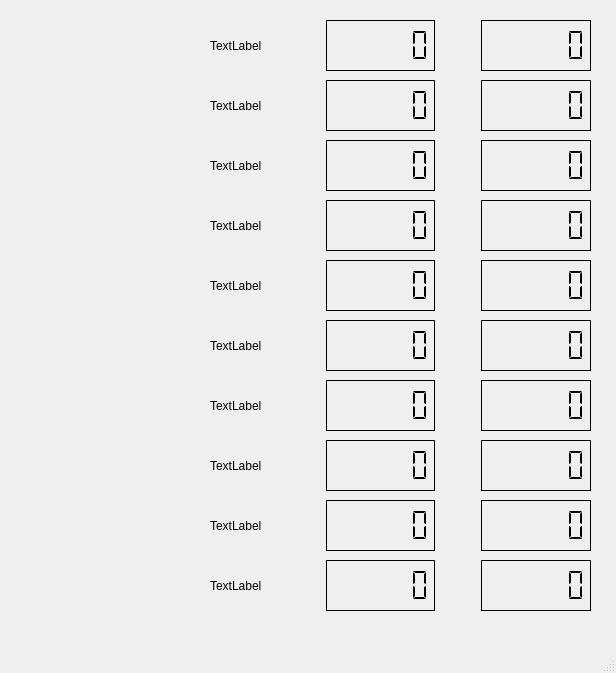
<?xml version="1.0" encoding="UTF-8"?>
<ui version="4.0">
 <class>InstrumentsWindow</class>
 <widget class="QMainWindow" name="InstrumentsWindow">
  <property name="geometry">
   <rect>
    <x>0</x>
    <y>0</y>
    <width>616</width>
    <height>673</height>
   </rect>
  </property>
  <property name="windowTitle">
   <string>MainWindow</string>
  </property>
  <widget class="QWidget" name="centralwidget">
   <widget class="QWidget" name="layoutWidget">
    <property name="geometry">
     <rect>
      <x>210</x>
      <y>20</y>
      <width>381</width>
      <height>51</height>
     </rect>
    </property>
    <layout class="QGridLayout" name="gridLayout_3">
     <item row="0" column="2">
      <spacer name="horizontalSpacer">
       <property name="orientation">
        <enum>Qt::Horizontal</enum>
       </property>
       <property name="sizeType">
        <enum>QSizePolicy::Fixed</enum>
       </property>
       <property name="sizeHint" stdset="0">
        <size>
         <width>40</width>
         <height>20</height>
        </size>
       </property>
      </spacer>
     </item>
     <item row="0" column="3">
      <widget class="QLCDNumber" name="lcdNumber_0_A">
       <property name="font">
        <font>
         <family>HP Simplified</family>
         <pointsize>10</pointsize>
         <weight>9</weight>
         <italic>false</italic>
         <bold>false</bold>
        </font>
       </property>
       <property name="autoFillBackground">
        <bool>true</bool>
       </property>
       <property name="styleSheet">
        <string notr="true">font: 75 10pt &quot;HP Simplified&quot;;</string>
       </property>
       <property name="frameShape">
        <enum>QFrame::Box</enum>
       </property>
       <property name="frameShadow">
        <enum>QFrame::Plain</enum>
       </property>
       <property name="lineWidth">
        <number>1</number>
       </property>
       <property name="midLineWidth">
        <number>0</number>
       </property>
       <property name="smallDecimalPoint">
        <bool>false</bool>
       </property>
       <property name="digitCount">
        <number>6</number>
       </property>
       <property name="segmentStyle">
        <enum>QLCDNumber::Flat</enum>
       </property>
      </widget>
     </item>
     <item row="0" column="1">
      <widget class="QLCDNumber" name="lcdNumber_0_B">
       <property name="font">
        <font>
         <family>HP Simplified</family>
         <pointsize>10</pointsize>
         <weight>9</weight>
         <italic>false</italic>
         <bold>false</bold>
        </font>
       </property>
       <property name="autoFillBackground">
        <bool>true</bool>
       </property>
       <property name="styleSheet">
        <string notr="true">font: 75 10pt &quot;HP Simplified&quot;;</string>
       </property>
       <property name="frameShape">
        <enum>QFrame::Box</enum>
       </property>
       <property name="frameShadow">
        <enum>QFrame::Plain</enum>
       </property>
       <property name="lineWidth">
        <number>1</number>
       </property>
       <property name="midLineWidth">
        <number>0</number>
       </property>
       <property name="smallDecimalPoint">
        <bool>false</bool>
       </property>
       <property name="digitCount">
        <number>6</number>
       </property>
       <property name="segmentStyle">
        <enum>QLCDNumber::Flat</enum>
       </property>
      </widget>
     </item>
     <item row="0" column="0">
      <widget class="QLabel" name="label">
       <property name="text">
        <string>TextLabel</string>
       </property>
      </widget>
     </item>
    </layout>
   </widget>
   <widget class="QWidget" name="layoutWidget">
    <property name="geometry">
     <rect>
      <x>210</x>
      <y>80</y>
      <width>381</width>
      <height>51</height>
     </rect>
    </property>
    <layout class="QGridLayout" name="gridLayout_4">
     <item row="0" column="1">
      <widget class="QLCDNumber" name="lcdNumber_1_B">
       <property name="font">
        <font>
         <family>HP Simplified</family>
         <pointsize>10</pointsize>
         <weight>9</weight>
         <italic>false</italic>
         <bold>false</bold>
        </font>
       </property>
       <property name="autoFillBackground">
        <bool>true</bool>
       </property>
       <property name="styleSheet">
        <string notr="true">font: 75 10pt &quot;HP Simplified&quot;;</string>
       </property>
       <property name="frameShape">
        <enum>QFrame::Box</enum>
       </property>
       <property name="frameShadow">
        <enum>QFrame::Plain</enum>
       </property>
       <property name="lineWidth">
        <number>1</number>
       </property>
       <property name="midLineWidth">
        <number>0</number>
       </property>
       <property name="smallDecimalPoint">
        <bool>false</bool>
       </property>
       <property name="digitCount">
        <number>6</number>
       </property>
       <property name="segmentStyle">
        <enum>QLCDNumber::Flat</enum>
       </property>
      </widget>
     </item>
     <item row="0" column="2">
      <spacer name="horizontalSpacer_2">
       <property name="orientation">
        <enum>Qt::Horizontal</enum>
       </property>
       <property name="sizeType">
        <enum>QSizePolicy::Fixed</enum>
       </property>
       <property name="sizeHint" stdset="0">
        <size>
         <width>40</width>
         <height>20</height>
        </size>
       </property>
      </spacer>
     </item>
     <item row="0" column="3">
      <widget class="QLCDNumber" name="lcdNumber_1_A">
       <property name="font">
        <font>
         <family>HP Simplified</family>
         <pointsize>10</pointsize>
         <weight>9</weight>
         <italic>false</italic>
         <bold>false</bold>
        </font>
       </property>
       <property name="autoFillBackground">
        <bool>true</bool>
       </property>
       <property name="styleSheet">
        <string notr="true">font: 75 10pt &quot;HP Simplified&quot;;</string>
       </property>
       <property name="frameShape">
        <enum>QFrame::Box</enum>
       </property>
       <property name="frameShadow">
        <enum>QFrame::Plain</enum>
       </property>
       <property name="lineWidth">
        <number>1</number>
       </property>
       <property name="midLineWidth">
        <number>0</number>
       </property>
       <property name="smallDecimalPoint">
        <bool>false</bool>
       </property>
       <property name="digitCount">
        <number>6</number>
       </property>
       <property name="segmentStyle">
        <enum>QLCDNumber::Flat</enum>
       </property>
      </widget>
     </item>
     <item row="0" column="0">
      <widget class="QLabel" name="label_2">
       <property name="text">
        <string>TextLabel</string>
       </property>
      </widget>
     </item>
    </layout>
   </widget>
   <widget class="QWidget" name="layoutWidget">
    <property name="geometry">
     <rect>
      <x>210</x>
      <y>140</y>
      <width>381</width>
      <height>51</height>
     </rect>
    </property>
    <layout class="QGridLayout" name="gridLayout_5">
     <item row="0" column="1">
      <widget class="QLCDNumber" name="lcdNumber_2_B">
       <property name="font">
        <font>
         <family>HP Simplified</family>
         <pointsize>10</pointsize>
         <weight>9</weight>
         <italic>false</italic>
         <bold>false</bold>
        </font>
       </property>
       <property name="autoFillBackground">
        <bool>true</bool>
       </property>
       <property name="styleSheet">
        <string notr="true">font: 75 10pt &quot;HP Simplified&quot;;</string>
       </property>
       <property name="frameShape">
        <enum>QFrame::Box</enum>
       </property>
       <property name="frameShadow">
        <enum>QFrame::Plain</enum>
       </property>
       <property name="lineWidth">
        <number>1</number>
       </property>
       <property name="midLineWidth">
        <number>0</number>
       </property>
       <property name="smallDecimalPoint">
        <bool>false</bool>
       </property>
       <property name="digitCount">
        <number>6</number>
       </property>
       <property name="segmentStyle">
        <enum>QLCDNumber::Flat</enum>
       </property>
      </widget>
     </item>
     <item row="0" column="2">
      <spacer name="horizontalSpacer_3">
       <property name="orientation">
        <enum>Qt::Horizontal</enum>
       </property>
       <property name="sizeType">
        <enum>QSizePolicy::Fixed</enum>
       </property>
       <property name="sizeHint" stdset="0">
        <size>
         <width>40</width>
         <height>20</height>
        </size>
       </property>
      </spacer>
     </item>
     <item row="0" column="3">
      <widget class="QLCDNumber" name="lcdNumber_2_A">
       <property name="font">
        <font>
         <family>HP Simplified</family>
         <pointsize>10</pointsize>
         <weight>9</weight>
         <italic>false</italic>
         <bold>false</bold>
        </font>
       </property>
       <property name="autoFillBackground">
        <bool>true</bool>
       </property>
       <property name="styleSheet">
        <string notr="true">font: 75 10pt &quot;HP Simplified&quot;;</string>
       </property>
       <property name="frameShape">
        <enum>QFrame::Box</enum>
       </property>
       <property name="frameShadow">
        <enum>QFrame::Plain</enum>
       </property>
       <property name="lineWidth">
        <number>1</number>
       </property>
       <property name="midLineWidth">
        <number>0</number>
       </property>
       <property name="smallDecimalPoint">
        <bool>false</bool>
       </property>
       <property name="digitCount">
        <number>6</number>
       </property>
       <property name="segmentStyle">
        <enum>QLCDNumber::Flat</enum>
       </property>
      </widget>
     </item>
     <item row="0" column="0">
      <widget class="QLabel" name="label_3">
       <property name="text">
        <string>TextLabel</string>
       </property>
      </widget>
     </item>
    </layout>
   </widget>
   <widget class="QWidget" name="layoutWidget">
    <property name="geometry">
     <rect>
      <x>210</x>
      <y>200</y>
      <width>381</width>
      <height>51</height>
     </rect>
    </property>
    <layout class="QGridLayout" name="gridLayout_6">
     <item row="0" column="1">
      <widget class="QLCDNumber" name="lcdNumber_3_B">
       <property name="font">
        <font>
         <family>HP Simplified</family>
         <pointsize>10</pointsize>
         <weight>9</weight>
         <italic>false</italic>
         <bold>false</bold>
        </font>
       </property>
       <property name="autoFillBackground">
        <bool>true</bool>
       </property>
       <property name="styleSheet">
        <string notr="true">font: 75 10pt &quot;HP Simplified&quot;;</string>
       </property>
       <property name="frameShape">
        <enum>QFrame::Box</enum>
       </property>
       <property name="frameShadow">
        <enum>QFrame::Plain</enum>
       </property>
       <property name="lineWidth">
        <number>1</number>
       </property>
       <property name="midLineWidth">
        <number>0</number>
       </property>
       <property name="smallDecimalPoint">
        <bool>false</bool>
       </property>
       <property name="digitCount">
        <number>6</number>
       </property>
       <property name="segmentStyle">
        <enum>QLCDNumber::Flat</enum>
       </property>
      </widget>
     </item>
     <item row="0" column="3">
      <widget class="QLCDNumber" name="lcdNumber_3_A">
       <property name="font">
        <font>
         <family>HP Simplified</family>
         <pointsize>10</pointsize>
         <weight>9</weight>
         <italic>false</italic>
         <bold>false</bold>
        </font>
       </property>
       <property name="autoFillBackground">
        <bool>true</bool>
       </property>
       <property name="styleSheet">
        <string notr="true">font: 75 10pt &quot;HP Simplified&quot;;</string>
       </property>
       <property name="frameShape">
        <enum>QFrame::Box</enum>
       </property>
       <property name="frameShadow">
        <enum>QFrame::Plain</enum>
       </property>
       <property name="lineWidth">
        <number>1</number>
       </property>
       <property name="midLineWidth">
        <number>0</number>
       </property>
       <property name="smallDecimalPoint">
        <bool>false</bool>
       </property>
       <property name="digitCount">
        <number>6</number>
       </property>
       <property name="segmentStyle">
        <enum>QLCDNumber::Flat</enum>
       </property>
      </widget>
     </item>
     <item row="0" column="2">
      <spacer name="horizontalSpacer_4">
       <property name="orientation">
        <enum>Qt::Horizontal</enum>
       </property>
       <property name="sizeType">
        <enum>QSizePolicy::Fixed</enum>
       </property>
       <property name="sizeHint" stdset="0">
        <size>
         <width>40</width>
         <height>20</height>
        </size>
       </property>
      </spacer>
     </item>
     <item row="0" column="0">
      <widget class="QLabel" name="label_4">
       <property name="text">
        <string>TextLabel</string>
       </property>
      </widget>
     </item>
    </layout>
   </widget>
   <widget class="QWidget" name="layoutWidget">
    <property name="geometry">
     <rect>
      <x>210</x>
      <y>260</y>
      <width>381</width>
      <height>51</height>
     </rect>
    </property>
    <layout class="QGridLayout" name="gridLayout_7">
     <item row="0" column="3">
      <widget class="QLCDNumber" name="lcdNumber_4_A">
       <property name="font">
        <font>
         <family>HP Simplified</family>
         <pointsize>10</pointsize>
         <weight>9</weight>
         <italic>false</italic>
         <bold>false</bold>
        </font>
       </property>
       <property name="autoFillBackground">
        <bool>true</bool>
       </property>
       <property name="styleSheet">
        <string notr="true">font: 75 10pt &quot;HP Simplified&quot;;</string>
       </property>
       <property name="frameShape">
        <enum>QFrame::Box</enum>
       </property>
       <property name="frameShadow">
        <enum>QFrame::Plain</enum>
       </property>
       <property name="lineWidth">
        <number>1</number>
       </property>
       <property name="midLineWidth">
        <number>0</number>
       </property>
       <property name="smallDecimalPoint">
        <bool>false</bool>
       </property>
       <property name="digitCount">
        <number>6</number>
       </property>
       <property name="segmentStyle">
        <enum>QLCDNumber::Flat</enum>
       </property>
      </widget>
     </item>
     <item row="0" column="2">
      <spacer name="horizontalSpacer_5">
       <property name="orientation">
        <enum>Qt::Horizontal</enum>
       </property>
       <property name="sizeType">
        <enum>QSizePolicy::Fixed</enum>
       </property>
       <property name="sizeHint" stdset="0">
        <size>
         <width>40</width>
         <height>20</height>
        </size>
       </property>
      </spacer>
     </item>
     <item row="0" column="1">
      <widget class="QLCDNumber" name="lcdNumber_4_B">
       <property name="font">
        <font>
         <family>HP Simplified</family>
         <pointsize>10</pointsize>
         <weight>9</weight>
         <italic>false</italic>
         <bold>false</bold>
        </font>
       </property>
       <property name="autoFillBackground">
        <bool>true</bool>
       </property>
       <property name="styleSheet">
        <string notr="true">font: 75 10pt &quot;HP Simplified&quot;;</string>
       </property>
       <property name="frameShape">
        <enum>QFrame::Box</enum>
       </property>
       <property name="frameShadow">
        <enum>QFrame::Plain</enum>
       </property>
       <property name="lineWidth">
        <number>1</number>
       </property>
       <property name="midLineWidth">
        <number>0</number>
       </property>
       <property name="smallDecimalPoint">
        <bool>false</bool>
       </property>
       <property name="digitCount">
        <number>6</number>
       </property>
       <property name="segmentStyle">
        <enum>QLCDNumber::Flat</enum>
       </property>
      </widget>
     </item>
     <item row="0" column="0">
      <widget class="QLabel" name="label_5">
       <property name="text">
        <string>TextLabel</string>
       </property>
      </widget>
     </item>
    </layout>
   </widget>
   <widget class="QWidget" name="layoutWidget">
    <property name="geometry">
     <rect>
      <x>210</x>
      <y>320</y>
      <width>381</width>
      <height>51</height>
     </rect>
    </property>
    <layout class="QGridLayout" name="gridLayout_8">
     <item row="0" column="3">
      <widget class="QLCDNumber" name="lcdNumber_5_A">
       <property name="font">
        <font>
         <family>HP Simplified</family>
         <pointsize>10</pointsize>
         <weight>9</weight>
         <italic>false</italic>
         <bold>false</bold>
        </font>
       </property>
       <property name="autoFillBackground">
        <bool>true</bool>
       </property>
       <property name="styleSheet">
        <string notr="true">font: 75 10pt &quot;HP Simplified&quot;;</string>
       </property>
       <property name="frameShape">
        <enum>QFrame::Box</enum>
       </property>
       <property name="frameShadow">
        <enum>QFrame::Plain</enum>
       </property>
       <property name="lineWidth">
        <number>1</number>
       </property>
       <property name="midLineWidth">
        <number>0</number>
       </property>
       <property name="smallDecimalPoint">
        <bool>false</bool>
       </property>
       <property name="digitCount">
        <number>6</number>
       </property>
       <property name="segmentStyle">
        <enum>QLCDNumber::Flat</enum>
       </property>
      </widget>
     </item>
     <item row="0" column="2">
      <spacer name="horizontalSpacer_6">
       <property name="orientation">
        <enum>Qt::Horizontal</enum>
       </property>
       <property name="sizeType">
        <enum>QSizePolicy::Fixed</enum>
       </property>
       <property name="sizeHint" stdset="0">
        <size>
         <width>40</width>
         <height>20</height>
        </size>
       </property>
      </spacer>
     </item>
     <item row="0" column="1">
      <widget class="QLCDNumber" name="lcdNumber_5_B">
       <property name="font">
        <font>
         <family>HP Simplified</family>
         <pointsize>10</pointsize>
         <weight>9</weight>
         <italic>false</italic>
         <bold>false</bold>
        </font>
       </property>
       <property name="autoFillBackground">
        <bool>true</bool>
       </property>
       <property name="styleSheet">
        <string notr="true">font: 75 10pt &quot;HP Simplified&quot;;</string>
       </property>
       <property name="frameShape">
        <enum>QFrame::Box</enum>
       </property>
       <property name="frameShadow">
        <enum>QFrame::Plain</enum>
       </property>
       <property name="lineWidth">
        <number>1</number>
       </property>
       <property name="midLineWidth">
        <number>0</number>
       </property>
       <property name="smallDecimalPoint">
        <bool>false</bool>
       </property>
       <property name="digitCount">
        <number>6</number>
       </property>
       <property name="segmentStyle">
        <enum>QLCDNumber::Flat</enum>
       </property>
      </widget>
     </item>
     <item row="0" column="0">
      <widget class="QLabel" name="label_6">
       <property name="text">
        <string>TextLabel</string>
       </property>
      </widget>
     </item>
    </layout>
   </widget>
   <widget class="QWidget" name="layoutWidget">
    <property name="geometry">
     <rect>
      <x>210</x>
      <y>380</y>
      <width>381</width>
      <height>51</height>
     </rect>
    </property>
    <layout class="QGridLayout" name="gridLayout_9">
     <item row="0" column="2">
      <spacer name="horizontalSpacer_7">
       <property name="orientation">
        <enum>Qt::Horizontal</enum>
       </property>
       <property name="sizeType">
        <enum>QSizePolicy::Fixed</enum>
       </property>
       <property name="sizeHint" stdset="0">
        <size>
         <width>40</width>
         <height>20</height>
        </size>
       </property>
      </spacer>
     </item>
     <item row="0" column="3">
      <widget class="QLCDNumber" name="lcdNumber_6_A">
       <property name="font">
        <font>
         <family>HP Simplified</family>
         <pointsize>10</pointsize>
         <weight>9</weight>
         <italic>false</italic>
         <bold>false</bold>
        </font>
       </property>
       <property name="autoFillBackground">
        <bool>true</bool>
       </property>
       <property name="styleSheet">
        <string notr="true">font: 75 10pt &quot;HP Simplified&quot;;</string>
       </property>
       <property name="frameShape">
        <enum>QFrame::Box</enum>
       </property>
       <property name="frameShadow">
        <enum>QFrame::Plain</enum>
       </property>
       <property name="lineWidth">
        <number>1</number>
       </property>
       <property name="midLineWidth">
        <number>0</number>
       </property>
       <property name="smallDecimalPoint">
        <bool>false</bool>
       </property>
       <property name="digitCount">
        <number>6</number>
       </property>
       <property name="segmentStyle">
        <enum>QLCDNumber::Flat</enum>
       </property>
      </widget>
     </item>
     <item row="0" column="1">
      <widget class="QLCDNumber" name="lcdNumber_6_B">
       <property name="font">
        <font>
         <family>HP Simplified</family>
         <pointsize>10</pointsize>
         <weight>9</weight>
         <italic>false</italic>
         <bold>false</bold>
        </font>
       </property>
       <property name="autoFillBackground">
        <bool>true</bool>
       </property>
       <property name="styleSheet">
        <string notr="true">font: 75 10pt &quot;HP Simplified&quot;;</string>
       </property>
       <property name="frameShape">
        <enum>QFrame::Box</enum>
       </property>
       <property name="frameShadow">
        <enum>QFrame::Plain</enum>
       </property>
       <property name="lineWidth">
        <number>1</number>
       </property>
       <property name="midLineWidth">
        <number>0</number>
       </property>
       <property name="smallDecimalPoint">
        <bool>false</bool>
       </property>
       <property name="digitCount">
        <number>6</number>
       </property>
       <property name="segmentStyle">
        <enum>QLCDNumber::Flat</enum>
       </property>
      </widget>
     </item>
     <item row="0" column="0">
      <widget class="QLabel" name="label_7">
       <property name="text">
        <string>TextLabel</string>
       </property>
      </widget>
     </item>
    </layout>
   </widget>
   <widget class="QWidget" name="layoutWidget">
    <property name="geometry">
     <rect>
      <x>210</x>
      <y>440</y>
      <width>381</width>
      <height>51</height>
     </rect>
    </property>
    <layout class="QGridLayout" name="gridLayout_10">
     <item row="0" column="2">
      <spacer name="horizontalSpacer_8">
       <property name="orientation">
        <enum>Qt::Horizontal</enum>
       </property>
       <property name="sizeType">
        <enum>QSizePolicy::Fixed</enum>
       </property>
       <property name="sizeHint" stdset="0">
        <size>
         <width>40</width>
         <height>20</height>
        </size>
       </property>
      </spacer>
     </item>
     <item row="0" column="3">
      <widget class="QLCDNumber" name="lcdNumber_7_B">
       <property name="font">
        <font>
         <family>HP Simplified</family>
         <pointsize>10</pointsize>
         <weight>9</weight>
         <italic>false</italic>
         <bold>false</bold>
        </font>
       </property>
       <property name="autoFillBackground">
        <bool>true</bool>
       </property>
       <property name="styleSheet">
        <string notr="true">font: 75 10pt &quot;HP Simplified&quot;;</string>
       </property>
       <property name="frameShape">
        <enum>QFrame::Box</enum>
       </property>
       <property name="frameShadow">
        <enum>QFrame::Plain</enum>
       </property>
       <property name="lineWidth">
        <number>1</number>
       </property>
       <property name="midLineWidth">
        <number>0</number>
       </property>
       <property name="smallDecimalPoint">
        <bool>false</bool>
       </property>
       <property name="digitCount">
        <number>6</number>
       </property>
       <property name="segmentStyle">
        <enum>QLCDNumber::Flat</enum>
       </property>
      </widget>
     </item>
     <item row="0" column="1">
      <widget class="QLCDNumber" name="lcdNumber_7_A">
       <property name="font">
        <font>
         <family>HP Simplified</family>
         <pointsize>10</pointsize>
         <weight>9</weight>
         <italic>false</italic>
         <bold>false</bold>
        </font>
       </property>
       <property name="autoFillBackground">
        <bool>true</bool>
       </property>
       <property name="styleSheet">
        <string notr="true">font: 75 10pt &quot;HP Simplified&quot;;</string>
       </property>
       <property name="frameShape">
        <enum>QFrame::Box</enum>
       </property>
       <property name="frameShadow">
        <enum>QFrame::Plain</enum>
       </property>
       <property name="lineWidth">
        <number>1</number>
       </property>
       <property name="midLineWidth">
        <number>0</number>
       </property>
       <property name="smallDecimalPoint">
        <bool>false</bool>
       </property>
       <property name="digitCount">
        <number>6</number>
       </property>
       <property name="segmentStyle">
        <enum>QLCDNumber::Flat</enum>
       </property>
      </widget>
     </item>
     <item row="0" column="0">
      <widget class="QLabel" name="label_8">
       <property name="text">
        <string>TextLabel</string>
       </property>
      </widget>
     </item>
    </layout>
   </widget>
   <widget class="QWidget" name="layoutWidget_2">
    <property name="geometry">
     <rect>
      <x>210</x>
      <y>500</y>
      <width>381</width>
      <height>51</height>
     </rect>
    </property>
    <layout class="QGridLayout" name="gridLayout_11">
     <item row="0" column="2">
      <spacer name="horizontalSpacer_9">
       <property name="orientation">
        <enum>Qt::Horizontal</enum>
       </property>
       <property name="sizeType">
        <enum>QSizePolicy::Fixed</enum>
       </property>
       <property name="sizeHint" stdset="0">
        <size>
         <width>40</width>
         <height>20</height>
        </size>
       </property>
      </spacer>
     </item>
     <item row="0" column="3">
      <widget class="QLCDNumber" name="lcdNumber_8_B">
       <property name="font">
        <font>
         <family>HP Simplified</family>
         <pointsize>10</pointsize>
         <weight>9</weight>
         <italic>false</italic>
         <bold>false</bold>
        </font>
       </property>
       <property name="autoFillBackground">
        <bool>true</bool>
       </property>
       <property name="styleSheet">
        <string notr="true">font: 75 10pt &quot;HP Simplified&quot;;</string>
       </property>
       <property name="frameShape">
        <enum>QFrame::Box</enum>
       </property>
       <property name="frameShadow">
        <enum>QFrame::Plain</enum>
       </property>
       <property name="lineWidth">
        <number>1</number>
       </property>
       <property name="midLineWidth">
        <number>0</number>
       </property>
       <property name="smallDecimalPoint">
        <bool>false</bool>
       </property>
       <property name="digitCount">
        <number>6</number>
       </property>
       <property name="segmentStyle">
        <enum>QLCDNumber::Flat</enum>
       </property>
      </widget>
     </item>
     <item row="0" column="1">
      <widget class="QLCDNumber" name="lcdNumber_8_A">
       <property name="font">
        <font>
         <family>HP Simplified</family>
         <pointsize>10</pointsize>
         <weight>9</weight>
         <italic>false</italic>
         <bold>false</bold>
        </font>
       </property>
       <property name="autoFillBackground">
        <bool>true</bool>
       </property>
       <property name="styleSheet">
        <string notr="true">font: 75 10pt &quot;HP Simplified&quot;;</string>
       </property>
       <property name="frameShape">
        <enum>QFrame::Box</enum>
       </property>
       <property name="frameShadow">
        <enum>QFrame::Plain</enum>
       </property>
       <property name="lineWidth">
        <number>1</number>
       </property>
       <property name="midLineWidth">
        <number>0</number>
       </property>
       <property name="smallDecimalPoint">
        <bool>false</bool>
       </property>
       <property name="digitCount">
        <number>6</number>
       </property>
       <property name="segmentStyle">
        <enum>QLCDNumber::Flat</enum>
       </property>
      </widget>
     </item>
     <item row="0" column="0">
      <widget class="QLabel" name="label_9">
       <property name="text">
        <string>TextLabel</string>
       </property>
      </widget>
     </item>
    </layout>
   </widget>
   <widget class="QWidget" name="layoutWidget_3">
    <property name="geometry">
     <rect>
      <x>210</x>
      <y>560</y>
      <width>381</width>
      <height>51</height>
     </rect>
    </property>
    <layout class="QGridLayout" name="gridLayout_12">
     <item row="0" column="2">
      <spacer name="horizontalSpacer_10">
       <property name="orientation">
        <enum>Qt::Horizontal</enum>
       </property>
       <property name="sizeType">
        <enum>QSizePolicy::Fixed</enum>
       </property>
       <property name="sizeHint" stdset="0">
        <size>
         <width>40</width>
         <height>20</height>
        </size>
       </property>
      </spacer>
     </item>
     <item row="0" column="3">
      <widget class="QLCDNumber" name="lcdNumber_9_B">
       <property name="font">
        <font>
         <family>HP Simplified</family>
         <pointsize>10</pointsize>
         <weight>9</weight>
         <italic>false</italic>
         <bold>false</bold>
        </font>
       </property>
       <property name="autoFillBackground">
        <bool>true</bool>
       </property>
       <property name="styleSheet">
        <string notr="true">font: 75 10pt &quot;HP Simplified&quot;;</string>
       </property>
       <property name="frameShape">
        <enum>QFrame::Box</enum>
       </property>
       <property name="frameShadow">
        <enum>QFrame::Plain</enum>
       </property>
       <property name="lineWidth">
        <number>1</number>
       </property>
       <property name="midLineWidth">
        <number>0</number>
       </property>
       <property name="smallDecimalPoint">
        <bool>false</bool>
       </property>
       <property name="digitCount">
        <number>6</number>
       </property>
       <property name="segmentStyle">
        <enum>QLCDNumber::Flat</enum>
       </property>
      </widget>
     </item>
     <item row="0" column="1">
      <widget class="QLCDNumber" name="lcdNumber_9_A">
       <property name="font">
        <font>
         <family>HP Simplified</family>
         <pointsize>10</pointsize>
         <weight>9</weight>
         <italic>false</italic>
         <bold>false</bold>
        </font>
       </property>
       <property name="autoFillBackground">
        <bool>true</bool>
       </property>
       <property name="styleSheet">
        <string notr="true">font: 75 10pt &quot;HP Simplified&quot;;</string>
       </property>
       <property name="frameShape">
        <enum>QFrame::Box</enum>
       </property>
       <property name="frameShadow">
        <enum>QFrame::Plain</enum>
       </property>
       <property name="lineWidth">
        <number>1</number>
       </property>
       <property name="midLineWidth">
        <number>0</number>
       </property>
       <property name="smallDecimalPoint">
        <bool>false</bool>
       </property>
       <property name="digitCount">
        <number>6</number>
       </property>
       <property name="segmentStyle">
        <enum>QLCDNumber::Flat</enum>
       </property>
      </widget>
     </item>
     <item row="0" column="0">
      <widget class="QLabel" name="label_10">
       <property name="text">
        <string>TextLabel</string>
       </property>
      </widget>
     </item>
    </layout>
   </widget>
  </widget>
  <widget class="QMenuBar" name="menubar">
   <property name="geometry">
    <rect>
     <x>0</x>
     <y>0</y>
     <width>616</width>
     <height>21</height>
    </rect>
   </property>
  </widget>
  <widget class="QStatusBar" name="statusbar"/>
 </widget>
 <resources/>
 <connections/>
</ui>
